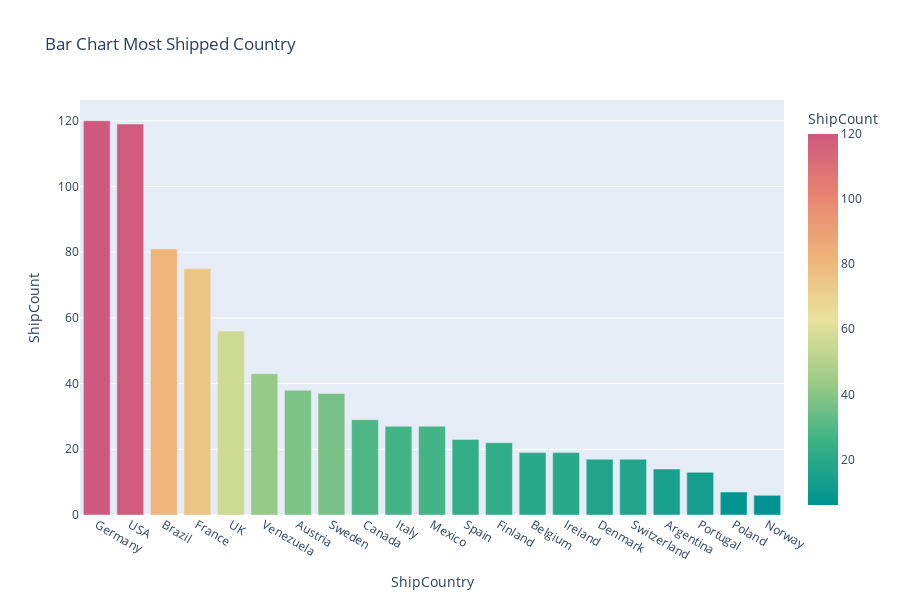

Notebook source saved alongside this figure:
### Code cell
# Create Bar Chart
fig = px.bar(TP_Count_ShipCountry, x='ShipCountry', y='ShipCount',
             hover_data=['ShipCount','TotalPrice'], color='ShipCount',
             labels={'Most Shipped Country'}, height=600, color_continuous_scale='temps',
             title='Bar Chart Most Shipped Country')
fig.show()

### Figure 1 — Plotly figure (JSON) as saved in the notebook; plotly's stock layout.template omitted (floating-point values rounded to 4 significant figures)
{"data": [{"alignmentgroup": "True", "customdata": [[241900.0], [261500.0], [110700.0], [84400.0], [60620.0], [56960.0], [129400.0], [59520.0], [54020.0], [16200.0], [23770.0], [19430.0], [19780.0], [35130.0], [57320.0], [34540.0], [32330.0], [7738.0], [12470.0], [3532.0], [5735.0]], "hovertemplate": "ShipCountry=%{x}<br>ShipCount=%{marker.color}<br>TotalPrice=%{customdata[0]}<extra></extra>", "legendgroup": "", "marker": {"color": [120, 119, 81, 75, 56, 43, 38, 37, 29, 27, 27, 23, 22, 19, 19, 17, 17, 14, 13, 7, 6], "coloraxis": "coloraxis", "pattern": {"shape": ""}}, "name": "", "offsetgroup": "", "orientation": "v", "showlegend": false, "textposition": "auto", "type": "bar", "x": ["Germany", "USA", "Brazil", "France", "UK", "Venezuela", "Austria", "Sweden", "Canada", "Italy", "Mexico", "Spain", "Finland", "Belgium", "Ireland", "Denmark", "Switzerland", "Argentina", "Portugal", "Poland", "Norway"], "xaxis": "x", "y": [120, 119, 81, 75, 56, 43, 38, 37, 29, 27, 27, 23, 22, 19, 19, 17, 17, 14, 13, 7, 6], "yaxis": "y"}], "layout": {"barmode": "relative", "coloraxis": {"colorbar": {"title": {"text": "ShipCount"}}, "colorscale": [[0, "rgb(0, 147, 146)"], [0.1667, "rgb(57, 177, 133)"], [0.3333, "rgb(156, 203, 134)"], [0.5, "rgb(233, 226, 156)"], [0.6667, "rgb(238, 180, 121)"], [0.8333, "rgb(232, 132, 113)"], [1, "rgb(207, 89, 126)"]]}, "height": 600, "legend": {"tracegroupgap": 0}, "title": {"text": "Bar Chart Most Shipped Country"}, "xaxis": {"anchor": "y", "domain": [0, 1], "title": {"text": "ShipCountry"}}, "yaxis": {"anchor": "x", "domain": [0, 1], "title": {"text": "ShipCount"}}}}
